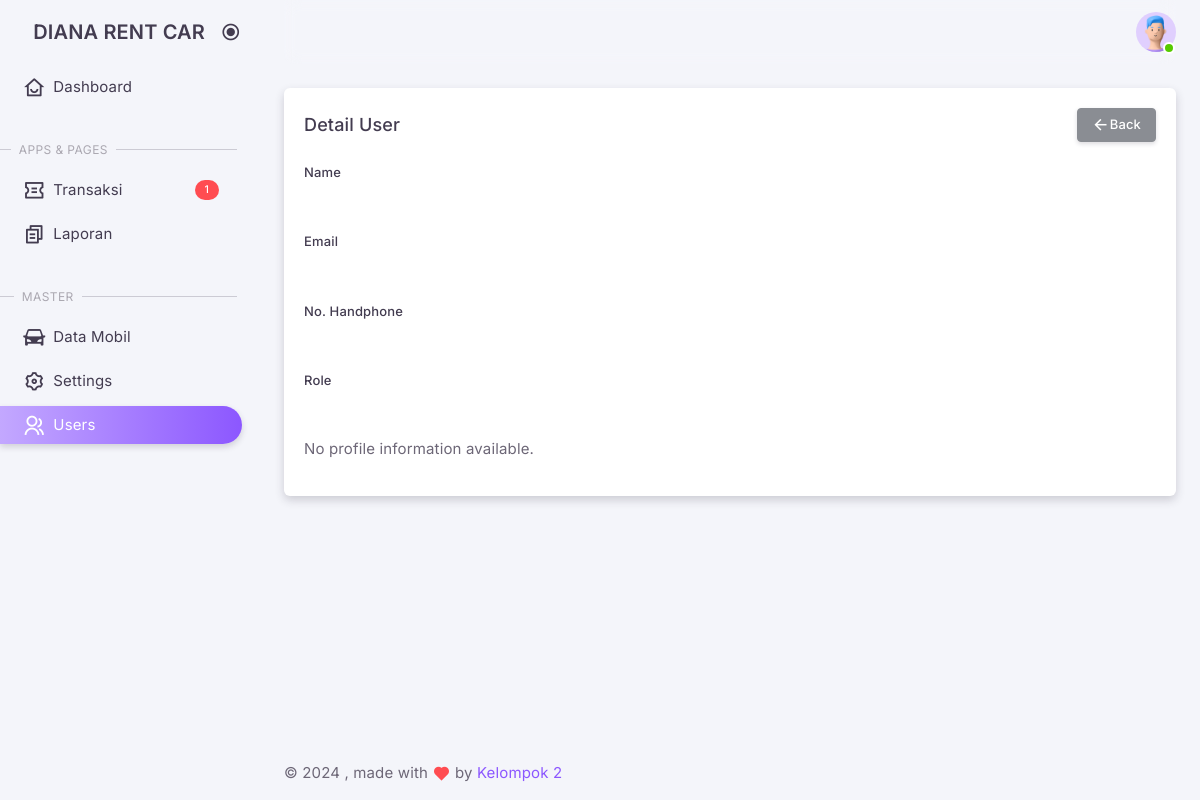
The app's page /admin/?views=user_detail&uuid=217b7f23-7013-433e-9d04-a3692547b282 (signed in), older data.
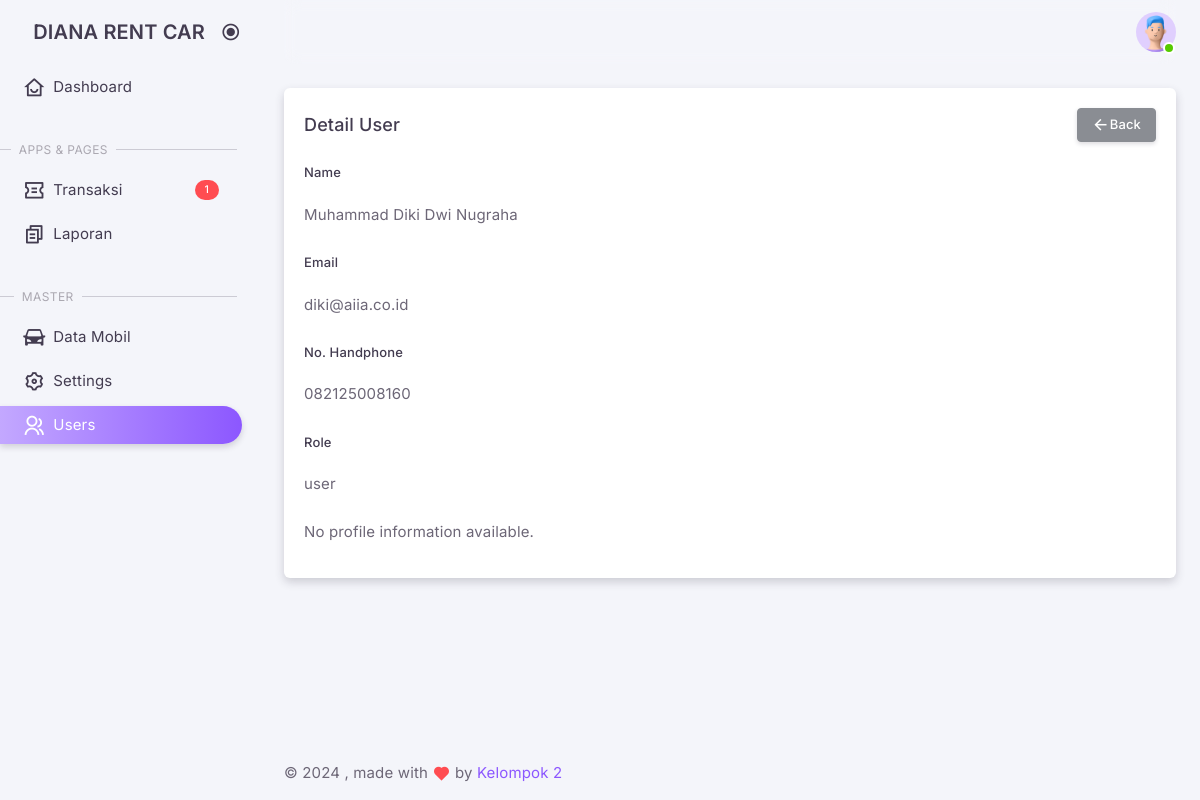
The same page, newer data.
### tables this page shows
CREATE TABLE IF NOT EXISTS `users` (
  `id` int NOT NULL AUTO_INCREMENT,
  `uuid` varchar(40) NOT NULL,
  `name` varchar(100) NOT NULL,
  `email` varchar(100) NOT NULL,
  `phone_number` varchar(15) DEFAULT NULL,
  `role` enum('admin','driver','user') NOT NULL DEFAULT 'user',
  `password` varchar(255) NOT NULL,
  `code` varchar(50) DEFAULT NULL,
  `is_verified` int DEFAULT NULL,
  `created_at` timestamp NULL DEFAULT CURRENT_TIMESTAMP,
  `updated_at` timestamp NULL DEFAULT CURRENT_TIMESTAMP ON UPDATE CURRENT_TIMESTAMP,
  PRIMARY KEY (`id`),
  UNIQUE KEY `email` (`email`)
);

### classes/Profile.php (called while the page is built, shortened)
<?php
class Profile
{
    private $conn;
    private $table = 'tm_profiles';
    public function __construct()
    {
        $db = new Database();
        $this->conn = $db->connect();
    }
    public function getByUserId($userId)
    {
        $query = "SELECT * FROM " . $this->table . " WHERE user_id = ?";
        $stmt = $this->conn->prepare($query);
        $stmt->execute([$userId]);
        return $stmt->fetch(PDO::FETCH_ASSOC);
    }
}

### classes/DatabaseExample.php (called while the page is built, shortened)
<?php
class Database
{
    private $host = 'localhost';
    private $db_name = 'dianarentcar';
    private $username = 'root';
    private $password = '';
    public function connect()
    {
        $this->conn = null;
        try {
            $this->conn = new PDO("mysql:host=" . $this->host . ";dbname=" . $this->db_name, $this->username, $this->password);
            $this->conn->setAttribute(PDO::ATTR_ERRMODE, PDO::ERRMODE_EXCEPTION);
        } catch (PDOException $e) {
            echo "Connection Error: " . $e->getMessage();
        }
        return $this->conn;
    }
}

### classes/User.php (called while the page is built, shortened)
<?php
class User
{
    private $conn;
    private $table = 'users';
    public function __construct()
    {
        $db = new Database();
        $this->conn = $db->connect();
    }
    public function detail($uuid)
    {
        $query = "SELECT * FROM " . $this->table . " WHERE uuid = ?";
        $stmt = $this->conn->prepare($query);
        $stmt->execute([$uuid]);
        return $stmt->fetch(PDO::FETCH_ASSOC);
    }
}

### admin/pages/user/detail.php (the view)
<?php
require_once '../classes/User.php';
require_once '../classes/Profile.php';
$getUser = new User();
$getProfile = new Profile();
$uuid = $_GET['uuid'];
$user = $getUser->detail($uuid);
$profile = $getProfile->getByUserId($user['id']);
?>
<div class="container-xxl flex-grow-1 container-p-y">
    <div class="row">
        <div class="col-xl">
            <div class="card mb-6">
                <div class="card-header d-flex justify-content-between align-items-center">
                    <h5 class="mb-0">Detail User</h5>
                    <small class="text-body float-end">
                        <a href="./index.php?views=user_list" class="btn btn-secondary btn-sm">
                            <i class="ri-arrow-left-line"></i> Back
                        </a>
                    </small>
                </div>
                <div class="card-body">
                    <div class="mb-3">
                        <label for="name" class="form-label">Name</label>
                        <p class="form-control-plaintext"><?php echo htmlspecialchars($user['name']); ?></p>
                    </div>
                    <div class="mb-3">
                        <label for="email" class="form-label">Email</label>
                        <p class="form-control-plaintext"><?php echo htmlspecialchars($user['email']); ?></p>
                    </div>
                    <div class="mb-3">
                        <label for="phone_number" class="form-label">No. Handphone</label>
                        <p class="form-control-plaintext"><?php echo htmlspecialchars($user['phone_number']); ?></p>
                    </div>
                    <div class="mb-3">
                        <label for="role" class="form-label">Role</label>
                        <p class="form-control-plaintext"><?php echo htmlspecialchars($user['role']); ?></p>
                    </div>
                    <?php if ($profile): ?>
                        <h5 class="mt-4">Profile Information</h5>
                        <div class="mb-3">
                            <label for="address" class="form-label">Address</label>
                            <p class="form-control-plaintext"><?php echo htmlspecialchars($profile['address']); ?></p>
                        </div>
                        <div class="mb-3">
                            <label for="gender" class="form-label">Gender</label>
                            <p class="form-control-plaintext"><?php echo htmlspecialchars($profile['gender']); ?></p>
                        </div>
                        <div class="mb-3">
                            <label for="photo_profile" class="form-label">Photo Profile</label>
                            <p class="form-control-plaintext">
                                <img src="../uploads/<?php echo htmlspecialchars($profile['photo_profile']); ?>" alt="Profile Photo" width="100">
                            </p>
                        </div>
                        <div class="mb-3">
                            <label for="ktp" class="form-label">KTP</label>
                            <p class="form-control-plaintext">
                                <?php
                                $ktpFile = htmlspecialchars($profile['ktp']);
                                $fileExtension = pathinfo($ktpFile, PATHINFO_EXTENSION);
                                if (in_array(strtolower($fileExtension), ['jpg', 'jpeg', 'png', 'gif'])): ?>
                                    <button type="button" class="btn btn-link" data-bs-toggle="modal" data-bs-target="#ktpModalImage">View KTP</button>
                            <div class="modal fade" id="ktpModalImage" tabindex="-1" aria-labelledby="ktpModalImageLabel" aria-hidden="true">
                                <div class="modal-dialog modal-dialog-centered">
                                    <div class="modal-content">
                                        <div class="modal-header">
                                            <h5 class="modal-title" id="ktpModalImageLabel">KTP Image</h5>
                                            <button type="button" class="btn-close" data-bs-dismiss="modal" aria-label="Close"></button>
                                        </div>
                                        <div class="modal-body">
                                            <img src="../assets/uploads/ktp/<?php echo $ktpFile; ?>" alt="KTP" class="img-fluid">
                                        </div>
                                    </div>
                                </div>
                            </div>
                        <?php elseif (strtolower($fileExtension) === 'pdf'): ?>
                            <button type="button" class="btn btn-link" data-bs-toggle="modal" data-bs-target="#ktpModalPDF">View KTP</button>
                            <div class="modal fade" id="ktpModalPDF" tabindex="-1" aria-labelledby="ktpModalPDFLabel" aria-hidden="true">
                                <div class="modal-dialog modal-dialog-centered modal-lg">
                                    <div class="modal-content">
                                        <div class="modal-header">
                                            <h5 class="modal-title" id="ktpModalPDFLabel">KTP PDF</h5>
                                            <button type="button" class="btn-close" data-bs-dismiss="modal" aria-label="Close"></button>
                                        </div>
                                        <div class="modal-body">
                                            <iframe src="../assets/uploads/ktp/<?php echo $ktpFile; ?>" width="100%" height="500px" frameborder="0"></iframe>
                                        </div>
                                    </div>
                                </div>
                            </div>
                        <?php else: ?>
                            <p>Unsupported file type.</p>
                        <?php endif; ?>
                        </p>
                        </div>
                    <?php else: ?>
                        <p>No profile information available.</p>
                    <?php endif; ?>
                </div>
            </div>
        </div>
    </div>
</div>

Row changes from the older to the newer data that the page shows:
added users: name "Muhammad Diki Dwi Nugraha", email "diki@aiia.co.id", phone_number "082125008160", role "user"
